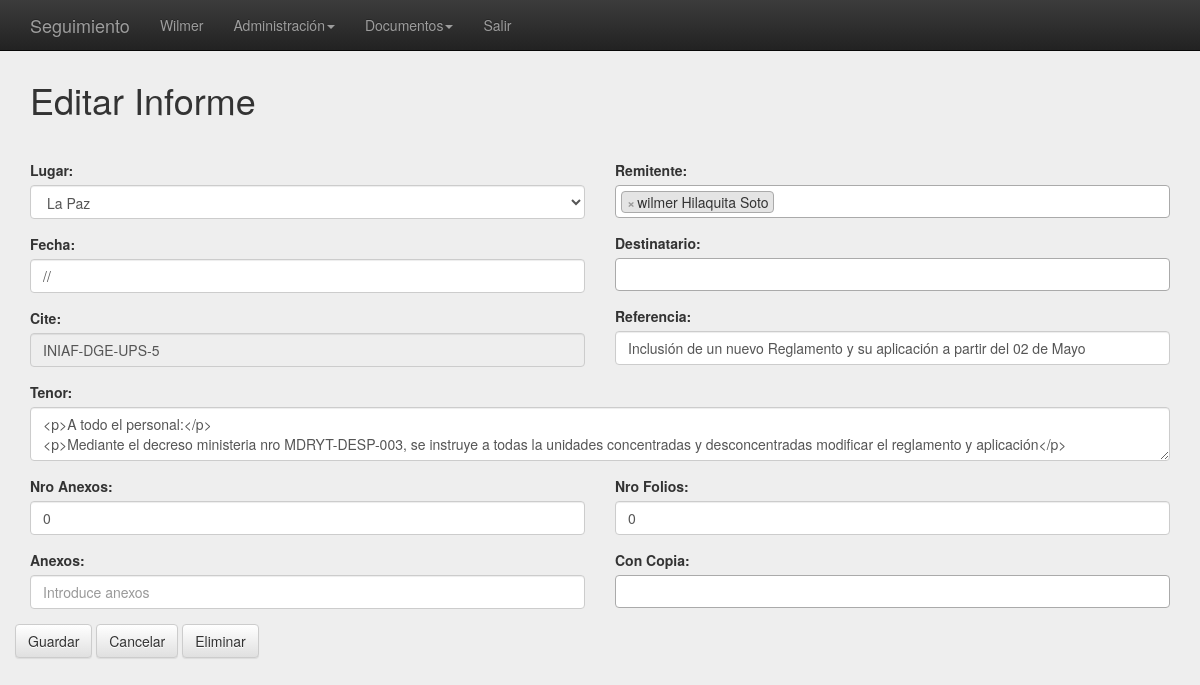
The page /index.php?controller=documento&action=editinforme&id=31 (signed in) on the database its author committed.
### tables this page shows
CREATE TABLE `recurso` (
  `id` int(11) NOT NULL AUTO_INCREMENT,
  `controlador` varchar(25) DEFAULT NULL,
  `accion` varchar(25) DEFAULT NULL,
  `etiqueta` varchar(60) DEFAULT NULL,
  `idrecurso` int(11) DEFAULT NULL,
  `orden` int(2) DEFAULT '0',
  `fregistro` date DEFAULT NULL,
  `link` varchar(200) DEFAULT NULL,
  PRIMARY KEY (`id`)
);

CREATE TABLE `documento` (
  `id` int(11) NOT NULL AUTO_INCREMENT,
  `idtipodocumento` int(11) DEFAULT NULL,
  `idformato` int(11) DEFAULT NULL,
  `idusuario` int(11) DEFAULT NULL,
  `host` varchar(30) DEFAULT NULL,
  `fechahora` datetime DEFAULT NULL,
  `lugar` varchar(2) DEFAULT NULL,
  `fecharegistro` datetime DEFAULT NULL,
  `cite` varchar(100) DEFAULT NULL,
  `referencia` longtext,
  `tenor` longtext,
  `nroanexos` int(11) DEFAULT NULL,
  `anexos` longtext,
  `nrofolios` int(11) DEFAULT NULL,
  `estado` varchar(1) DEFAULT NULL,
  PRIMARY KEY (`id`),
  KEY `fk_doc_tipodoc` (`idtipodocumento`),
  KEY `fk_doc_format` (`idformato`),
  KEY `fk_doc_user` (`idusuario`),
  CONSTRAINT `fk_doc_format` FOREIGN KEY (`idformato`) REFERENCES `formato` (`id`),
  CONSTRAINT `fk_doc_tipodoc` FOREIGN KEY (`idtipodocumento`) REFERENCES `tipodocumento` (`id`),
  CONSTRAINT `fk_doc_user` FOREIGN KEY (`idusuario`) REFERENCES `actividadusuario` (`id`)
);

### core/ControladorBase.php (called while the page is built, shortened)
<?php
class ControladorBase{
    public function __construct() {
        require_once 'EntidadBase.php';
    }
    public function view($vista,$datos){
        require_once 'core/AyudaVistas.php';
        $helper=new AyudaVistas();
        require_once 'view/'.$vista.'View.php';
    }
}
?>

### core/EntidadBase.php (called while the page is built, shortened)
<?php
class EntidadBase{
    private $table;
    private $db;
    public function __construct($table) {
        $this->table=(string) $table;
        require_once 'Conectar.php';
        $this->conectar=new Conectar();
        $this->db = $this->conectar->conexion();
    }
    public function db(){
        return $this->db;
    }
    public function getById($id){
        $query=$this->db->query("SELECT * FROM $this->table WHERE id=$id");
        if($row = $query->fetch_object()) {
           $resultSet=$row;
        }
        return $resultSet;
    }
    public function sqlRecurso($query){
        $query=$this->db()->query($query);
        if($query==true){
            $c = 0;
            if($query->num_rows>1){
                while($row = $query->fetch_row()) {
                   $resultSet[$c]['id']=$row[0];
                   $resultSet[$c]['idrecurso']=$row[4];
                   $resultSet[$c]['etiqueta']=$row[3];
                   $resultSet[$c]['controller']=$row[1];
                   $resultSet[$c]['action']=$row[2];
                   $resultSet[$c]['link']=$row[6];
                   $resultSet[$c]['order']=$row[5];
                   $c++;
                }
            }else{
                $resultSet=true;
            }
        }else{
            $resultSet=false;
        }
        return $resultSet;
    }
}
?>

### core/Conectar.php (called while the page is built, shortened)
<?php
class Conectar{
    private $driver;
    private $host, $user, $pass, $database, $charset;
    private $con;
    public function __construct() {
        $this->driver='mysql';
        $this->host='localhost';
        $this->user='root';
        $this->pass='';
        $this->database='ssegui';
        $this->charset='utf8';
    }
    public function conexion(){
        if($this->driver=="mysql" || $this->driver==null){
            $this->con = new mysqli($this->host, $this->user, $this->pass, $this->database);
            $this->con->query("SET NAMES '".$this->charset."'");
        }
        return $this->con;
    }
}
?>

### model/Recurso.php (called while the page is built, shortened)
<?php
class Recurso extends EntidadBase{
    function getRecurso(){
        $query = "SELECT id,controlador,accion, etiqueta, idrecurso, orden fregistro, link FROM recurso ORDER BY orden ASC";
        $recurso = $this->sqlRecurso($query);
        return $recurso;
    }
}

### core/AyudaVistas.php (called while the page is built)
<?php
class AyudaVistas{
    public function url($controlador=CONTROLADOR_DEFECTO,$accion=ACCION_DEFECTO){
        $urlString="index.php?controller=".$controlador."&action=".$accion;
        return $urlString;
    }
}
?>

### model/Documento.php (called while the page is built, shortened)
<?php
class Documento extends EntidadBase{
    public function __construct() {
        $table="documento";
    }
}
?>

### view/editinformeView.php (the view, shortened to what this page needs)
<?php
require_once 'site/header.php';
require_once 'site/menu.php';
?>
      <div class="page-header">
        <h1><?php echo $title?></h1>
      </div>
<form role="form" method="post" action="<?php echo $helper->url("documento","editarinforme"); ?>">
<div class="row">
  <div class="col-xs-12 col-md-6">
      <div class="form-group">
        <label for="lugar">Lugar:</label>
        <select name="lugar" class="form-control" id="lugar" placeholder="Introduce Lugar" required autofocus>
          <option value="LP" <?php echo ($documento->lugar == 'LP') ? 'selected' : ''; ?>>La Paz</option>
        </select>
      </div>
      <div class="form-group">
        <label for="fecha">Fecha:</label>
        <input type="text" name="fecha" value="<?php echo $documento->fechahora ?>" class="form-control" id="fecha" placeholder="Introduce la fecha" autocomplete="off" required>
      </div>
      <div class="form-group">
        <label for="cite">Cite:</label>
        <input type="text" name="cite" value="<?php echo $documento->cite ?>" readonly="readonly" class="form-control" id="cite" placeholder="Introduce el Cite" required>
      </div>
    </div>
    <div class="col-xs-12 col-md-6">
      <div class="form-group">
        <label for="cite">Remitente:</label>
      </div>
      <div class="form-group">
        <label for="cite">Destinatario:</label>
      </div>
      <div class="form-group">
        <label for="referencia">Referencia:</label>
        <input type="text" name="referencia" value="<?php echo $documento->referencia ?>" class="form-control" id="referencia" placeholder="Introduce referencia" required>
      </div>
    </div>
    <div class="col-xs-12 col-md-12">
      <div class="form-group">
        <label for="tenor">Tenor:</label>
        <textarea name="tenor" class="form-control" placeholder="Introduce Tenor"><?php echo $documento->tenor ?></textarea>
      </div>
    </div>
    <div class="col-xs-12 col-md-6">
      <div class="form-group">
        <label for="">Nro Anexos:</label>
        <input type="nroanexos" name="nroanexos" value="<?php echo $documento->nroanexos ?>" class="form-control" id="nroanexos" placeholder="nroanexos" required>
      </div>
      <div class="form-group">
        <label for="anexos">Anexos:</label>
        <input type="text" name="anexos" value="<?php echo $documento->anexos ?>" class="form-control" id="anexos" placeholder="Introduce anexos" required>
      </div>
    </div>
    <div class="col-xs-12 col-md-6">
      <div class="form-group">
        <label for="nrofolios">Nro Folios:</label>
        <input type="text" name="nrofolios" value="<?php echo $documento->nrofolios ?>" class="form-control" id="nrofolios" placeholder="Introduce nrofolios" required>
      </div>
      <div class="form-group">
        <label for="concopia">Con Copia:</label>
      </div>
    </div>
  <div class="row">
    <div class="col-xs-12">
      <input type="submit" class="btn btn-default" name="guardar" value="Guardar" />
      <input type="button" class="btn btn-default" name="cancelar" value="Cancelar" onclick="location.href='index.php?controller=Bandejas&action=salida'" />
      <input type="button" class="btn btn-default" name="borrar" value="Eliminar" id="delete" onclick="location.href='index.php?controller=documento&action=borrardocumento&id=<?php echo $documento->id?>'" />
    </div>
  </div>
</div>
    </form>
<?php
require_once 'site/foot.php';
?>

### core/Helpers.php (shortened to what this page needs)
<?php
class Helpers
{
	public function generateMenu($arr, $ul = ''){
        echo '<ul'.$ul.'>';
        foreach ($arr as $val) {
            if (!empty($val['children'])) {
                echo '<li class="dropdown"><a href="index.php?controller='.$val['controller'].'&action='.$val['action'].'" class="dropdown-toggle" data-toggle="dropdown" role="button" aria-expanded="false">'.$val['etiqueta'].'<span class="caret"></span></a>';
                $this->generateMenu($val['children'],' class="dropdown-menu" role="menu"');
                echo '</li>';
            } else {
                echo '<li><a href="index.php?controller='.$val['controller'].'&action='.$val['action'].'">' . $val['etiqueta'] . '</a></li>';
            }
        }
        echo '</ul>';
	}
}
?>

### site/css/signin.css (style rules this page uses)
body { padding-top: 40px; padding-bottom: 40px; background-color: #eee; }

### rows shown on the page
recurso: etiqueta "Wilmer"
recurso: etiqueta "Administración"
recurso: etiqueta "Documentos"
recurso: etiqueta "Salir"
documento: fecha "//", cite "INIAF-DGE-UPS-5", referencia "Inclusión de un nuevo Reglamento y su aplicación a partir del 02 de Mayo", tenor "<p>A todo el personal:</p> <p>Mediante el decreso ministeria nro MDRYT-DESP-003, se instruye a todas la unidades concentradas y desconcentradas modificar el reglamento y aplicación</p>", nroanexos "0", nrofolios "0"

### other values the page prints
$title "Editar Informe"
